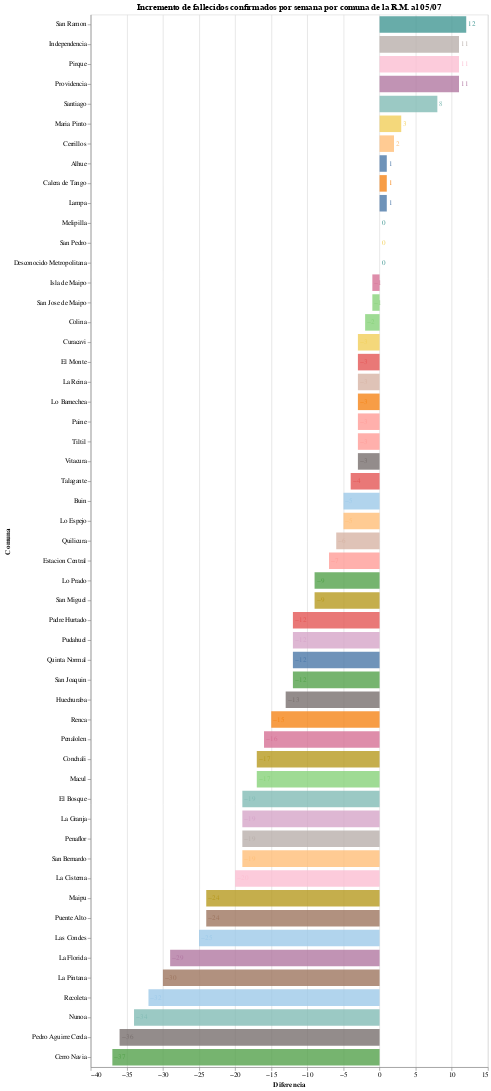

Write notebook code for a chart like this one.
### Markdown cell above
# Incremento de fallecidos confirmados por semana

### Code cell
#hide_input
bars = alt.Chart(deaths.drop("Total").reset_index()).mark_bar(opacity=0.8, size=25).encode(
    x = alt.X('Diferencia', axis=alt.Axis(title='Diferencia')),
    y = alt.Y('Comuna', sort='-x'),
    tooltip = ['Comuna','Hace dos semanas', 'Última semana', 'Diferencia'],
    color = alt.Color('Comuna', scale=alt.Scale(scheme='tableau20'), legend=None),
)

text = bars.mark_text(
    align='left',
    baseline='middle',
    dx=3  # Nudges text to the right so it doesn't appear on top of the bar
).encode(
    text=alt.Text('Diferencia')
)

bars.properties(
    title = f"Incremento de fallecidos confirmados por semana por comuna de la R.M. al {pd.to_datetime(last_date).strftime('%d/%m')}",
    width = 600,
    height = alt.Step(30)
) + text

### Figure 1 — Vega-Lite specification as saved in the notebook (floating-point values rounded to 4 significant figures)
{"config": {"view": {"continuousWidth": 400, "continuousHeight": 300}}, "layer": [{"mark": {"type": "bar", "opacity": 0.8, "size": 25}, "encoding": {"color": {"type": "nominal", "field": "Comuna", "legend": null, "scale": {"scheme": "tableau20"}}, "tooltip": [{"type": "nominal", "field": "Comuna"}, {"type": "quantitative", "field": "Hace dos semanas"}, {"type": "quantitative", "field": "Última semana"}, {"type": "quantitative", "field": "Diferencia"}], "x": {"type": "quantitative", "axis": {"title": "Diferencia"}, "field": "Diferencia"}, "y": {"type": "nominal", "field": "Comuna", "sort": "-x"}}, "height": {"step": 30}, "title": "Incremento de fallecidos confirmados por semana por comuna de la R.M. al 05/07", "width": 600}, {"mark": {"type": "text", "align": "left", "baseline": "middle", "dx": 3}, "encoding": {"color": {"type": "nominal", "field": "Comuna", "legend": null, "scale": {"scheme": "tableau20"}}, "text": {"type": "quantitative", "field": "Diferencia"}, "tooltip": [{"type": "nominal", "field": "Comuna"}, {"type": "quantitative", "field": "Hace dos semanas"}, {"type": "quantitative", "field": "Última semana"}, {"type": "quantitative", "field": "Diferencia"}], "x": {"type": "quantitative", "axis": {"title": "Diferencia"}, "field": "Diferencia"}, "y": {"type": "nominal", "field": "Comuna", "sort": "-x"}}}], "data": {"name": "data-9d03d32861d302c716732ae432483ffb"}, "$schema": "https://vega.github.io/schema/vega-lite/v4.8.1.json", "datasets": {"data-9d03d32861d302c716732ae432483ffb": [{"Comuna": "Alhue", "Hace dos semanas": 0.0, "Última semana": 1.0, "Diferencia": 1.0, "Incremento": null, "Texto": "inf%"}, {"Comuna": "Buin", "Hace dos semanas": 13.0, "Última semana": 8.0, "Diferencia": -5.0, "Incremento": -0.3846, "Texto": "-38.5%"}, {"Comuna": "Calera de Tango", "Hace dos semanas": 1.0, "Última semana": 2.0, "Diferencia": 1.0, "Incremento": 1.0, "Texto": "100.0%"}, {"Comuna": "Cerrillos", "Hace dos semanas": 9.0, "Última semana": 11.0, "Diferencia": 2.0, "Incremento": 0.2222, "Texto": "22.2%"}, {"Comuna": "Cerro Navia", "Hace dos semanas": 58.0, "Última semana": 21.0, "Diferencia": -37.0, "Incremento": -0.6379, "Texto": "-63.8%"}, {"Comuna": "Colina", "Hace dos semanas": 21.0, "Última semana": 19.0, "Diferencia": -2.0, "Incremento": -0.09524, "Texto": "-9.5%"}, {"Comuna": "Conchali", "Hace dos semanas": 40.0, "Última semana": 23.0, "Diferencia": -17.0, "Incremento": -0.425, "Texto": "-42.5%"}, {"Comuna": "Curacavi", "Hace dos semanas": 4.0, "Última semana": 1.0, "Diferencia": -3.0, "Incremento": -0.75, "Texto": "-75.0%"}, {"Comuna": "El Bosque", "Hace dos semanas": 45.0, "Última semana": 26.0, "Diferencia": -19.0, "Incremento": -0.4222, "Texto": "-42.2%"}, {"Comuna": "El Monte", "Hace dos semanas": 10.0, "Última semana": 7.0, "Diferencia": -3.0, "Incremento": -0.3, "Texto": "-30.0%"}, {"Comuna": "Estacion Central", "Hace dos semanas": 25.0, "Última semana": 18.0, "Diferencia": -7.0, "Incremento": -0.28, "Texto": "-28.0%"}, {"Comuna": "Huechuraba", "Hace dos semanas": 24.0, "Última semana": 11.0, "Diferencia": -13.0, "Incremento": -0.5417, "Texto": "-54.2%"}, {"Comuna": "Independencia", "Hace dos semanas": 16.0, "Última semana": 27.0, "Diferencia": 11.0, "Incremento": 0.6875, "Texto": "68.8%"}, {"Comuna": "Isla de Maipo", "Hace dos semanas": 1.0, "Última semana": 0.0, "Diferencia": -1.0, "Incremento": -1.0, "Texto": "-100.0%"}, {"Comuna": "La Cisterna", "Hace dos semanas": 27.0, "Última semana": 7.0, "Diferencia": -20.0, "Incremento": -0.7407, "Texto": "-74.1%"}, {"Comuna": "La Florida", "Hace dos semanas": 81.0, "Última semana": 52.0, "Diferencia": -29.0, "Incremento": -0.358, "Texto": "-35.8%"}, {"Comuna": "La Granja", "Hace dos semanas": 36.0, "Última semana": 17.0, "Diferencia": -19.0, "Incremento": -0.5278, "Texto": "-52.8%"}, {"Comuna": "La Pintana", "Hace dos semanas": 71.0, "Última semana": 41.0, "Diferencia": -30.0, "Incremento": -0.4225, "Texto": "-42.3%"}, {"Comuna": "La Reina", "Hace dos semanas": 13.0, "Última semana": 10.0, "Diferencia": -3.0, "Incremento": -0.2308, "Texto": "-23.1%"}, {"Comuna": "Lampa", "Hace dos semanas": 8.0, "Última semana": 9.0, "Diferencia": 1.0, "Incremento": 0.125, "Texto": "12.5%"}, {"Comuna": "Las Condes", "Hace dos semanas": 68.0, "Última semana": 43.0, "Diferencia": -25.0, "Incremento": -0.3676, "Texto": "-36.8%"}, {"Comuna": "Lo Barnechea", "Hace dos semanas": 12.0, "Última semana": 9.0, "Diferencia": -3.0, "Incremento": -0.25, "Texto": "-25.0%"}, {"Comuna": "Lo Espejo", "Hace dos semanas": 28.0, "Última semana": 23.0, "Diferencia": -5.0, "Incremento": -0.1786, "Texto": "-17.9%"}, {"Comuna": "Lo Prado", "Hace dos semanas": 28.0, "Última semana": 19.0, "Diferencia": -9.0, "Incremento": -0.3214, "Texto": "-32.1%"}, {"Comuna": "Macul", "Hace dos semanas": 35.0, "Última semana": 18.0, "Diferencia": -17.0, "Incremento": -0.4857, "Texto": "-48.6%"}, {"Comuna": "Maipu", "Hace dos semanas": 61.0, "Última semana": 37.0, "Diferencia": -24.0, "Incremento": -0.3934, "Texto": "-39.3%"}, {"Comuna": "Maria Pinto", "Hace dos semanas": 0.0, "Última semana": 3.0, "Diferencia": 3.0, "Incremento": null, "Texto": "inf%"}, {"Comuna": "Melipilla", "Hace dos semanas": 16.0, "Última semana": 16.0, "Diferencia": 0.0, "Incremento": 0.0, "Texto": "0.0%"}, {"Comuna": "Nunoa", "Hace dos semanas": 55.0, "Última semana": 21.0, "Diferencia": -34.0, "Incremento": -0.6182, "Texto": "-61.8%"}, {"Comuna": "Padre Hurtado", "Hace dos semanas": 15.0, "Última semana": 3.0, "Diferencia": -12.0, "Incremento": -0.8, "Texto": "-80.0%"}, {"Comuna": "Paine", "Hace dos semanas": 9.0, "Última semana": 6.0, "Diferencia": -3.0, "Incremento": -0.3333, "Texto": "-33.3%"}, {"Comuna": "Pedro Aguirre Cerda", "Hace dos semanas": 51.0, "Última semana": 15.0, "Diferencia": -36.0, "Incremento": -0.7059, "Texto": "-70.6%"}, {"Comuna": "Penaflor", "Hace dos semanas": 31.0, "Última semana": 12.0, "Diferencia": -19.0, "Incremento": -0.6129, "Texto": "-61.3%"}, {"Comuna": "Penalolen", "Hace dos semanas": 50.0, "Última semana": 34.0, "Diferencia": -16.0, "Incremento": -0.32, "Texto": "-32.0%"}, {"Comuna": "Pirque", "Hace dos semanas": 2.0, "Última semana": 13.0, "Diferencia": 11.0, "Incremento": 5.5, "Texto": "550.0%"}, {"Comuna": "Providencia", "Hace dos semanas": 12.0, "Última semana": 23.0, "Diferencia": 11.0, "Incremento": 0.9167, "Texto": "91.7%"}, {"Comuna": "Pudahuel", "Hace dos semanas": 42.0, "Última semana": 30.0, "Diferencia": -12.0, "Incremento": -0.2857, "Texto": "-28.6%"}, {"Comuna": "Puente Alto", "Hace dos semanas": 99.0, "Última semana": 75.0, "Diferencia": -24.0, "Incremento": -0.2424, "Texto": "-24.2%"}, {"Comuna": "Quilicura", "Hace dos semanas": 25.0, "Última semana": 19.0, "Diferencia": -6.0, "Incremento": -0.24, "Texto": "-24.0%"}, {"Comuna": "Quinta Normal", "Hace dos semanas": 30.0, "Última semana": 18.0, "Diferencia": -12.0, "Incremento": -0.4, "Texto": "-40.0%"}, {"Comuna": "Recoleta", "Hace dos semanas": 59.0, "Última semana": 27.0, "Diferencia": -32.0, "Incremento": -0.5424, "Texto": "-54.2%"}, {"Comuna": "Renca", "Hace dos semanas": 45.0, "Última semana": 30.0, "Diferencia": -15.0, "Incremento": -0.3333, "Texto": "-33.3%"}, {"Comuna": "San Bernardo", "Hace dos semanas": 56.0, "Última semana": 37.0, "Diferencia": -19.0, "Incremento": -0.3393, "Texto": "-33.9%"}, {"Comuna": "San Joaquin", "Hace dos semanas": 25.0, "Última semana": 13.0, "Diferencia": -12.0, "Incremento": -0.48, "Texto": "-48.0%"}, {"Comuna": "San Jose de Maipo", "Hace dos semanas": 2.0, "Última semana": 1.0, "Diferencia": -1.0, "Incremento": -0.5, "Texto": "-50.0%"}, {"Comuna": "San Miguel", "Hace dos semanas": 19.0, "Última semana": 10.0, "Diferencia": -9.0, "Incremento": -0.4737, "Texto": "-47.4%"}, {"Comuna": "San Pedro", "Hace dos semanas": 0.0, "Última semana": 0.0, "Diferencia": 0.0, "Incremento": null, "Texto": "nan%"}, {"Comuna": "San Ramon", "Hace dos semanas": 10.0, "Última semana": 22.0, "Diferencia": 12.0, "Incremento": 1.2, "Texto": "120.0%"}, {"Comuna": "Santiago", "Hace dos semanas": 34.0, "Última semana": 42.0, "Diferencia": 8.0, "Incremento": 0.2353, "Texto": "23.5%"}, {"Comuna": "Talagante", "Hace dos semanas": 14.0, "Última semana": 10.0, "Diferencia": -4.0, "Incremento": -0.2857, "Texto": "-28.6%"}, {"Comuna": "Tiltil", "Hace dos semanas": 3.0, "Última semana": 0.0, "Diferencia": -3.0, "Incremento": -1.0, "Texto": "-100.0%"}, {"Comuna": "Vitacura", "Hace dos semanas": 13.0, "Última semana": 10.0, "Diferencia": -3.0, "Incremento": -0.2308, "Texto": "-23.1%"}, {"Comuna": "Desconocido Metropolitana", "Hace dos semanas": 0.0, "Última semana": 0.0, "Diferencia": 0.0, "Incremento": null, "Texto": "nan%"}]}}
